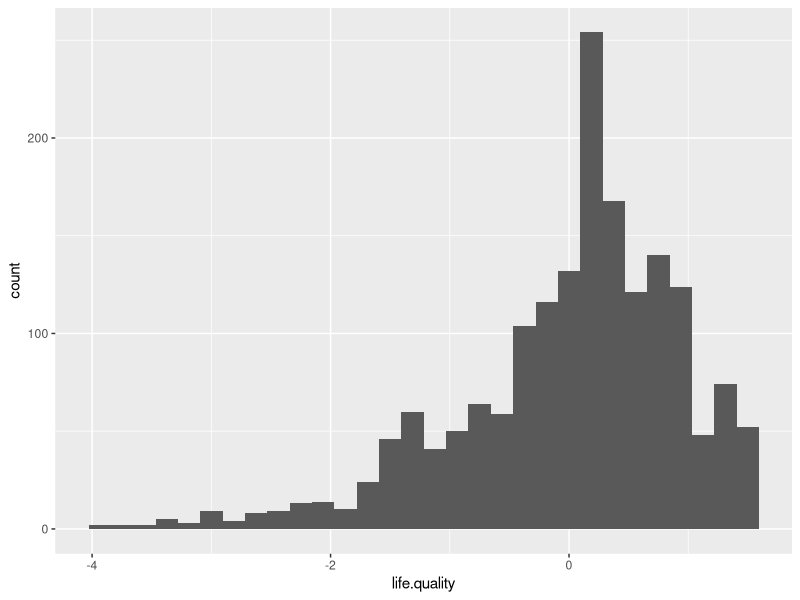

Write the R code that produced this figure.
## ---- chunk 1
knitr::opts_chunk$set(echo = TRUE)
## ---- chunk 2

wvs.dat <- read.csv("Data/wvs_data.csv")

## ---- chunk 3

library(dplyr)

wvs.dat$happiness <- as.numeric(as.character(recode(wvs.dat$V10,
                                  '1' = '4',
                                   '2' = '3',
                                   '3' = '2',
                                   '4' = '1',
                                  '-2' = NULL)))

wvs.dat$health <- as.numeric(as.character(recode(wvs.dat$V11,
                                   '1' = '5',
                                   '2' = '4',
                                   '3' = '3',
                                   '4' = '2',
                                   '5' = '1',
                                  '-2' = NULL)))

wvs.dat$finances <- recode(wvs.dat$V59,
                                  '-2' = NULL,
                                  .default = wvs.dat$V59)

wvs.dat$satisfaction <- recode(wvs.dat$V23,
                                  '-2' = NULL,
                                  .default = wvs.dat$V23)

wvs.dat$freedom <- recode(wvs.dat$V55,
                                  '-2' = NULL,
                                  .default = wvs.dat$V55)

## ---- chunk 4

library(psych)

## ---- chunk 5

fa.fit <- fa(wvs.dat[,c("happiness",
                         "health",
                         "finances", 
                         "satisfaction",
                         "freedom")], 
             nfactors=1)

## ---- chunk 6

fa.fit

## ---- chunk 7

wvs.dat$life.quality <- fa.fit$scores

## ---- chunk 8

head(wvs.dat$life.quality, 10)

## ---- chunk 9

library(ggplot2)

ggplot(wvs.dat, aes(life.quality)) + 
  geom_histogram()

